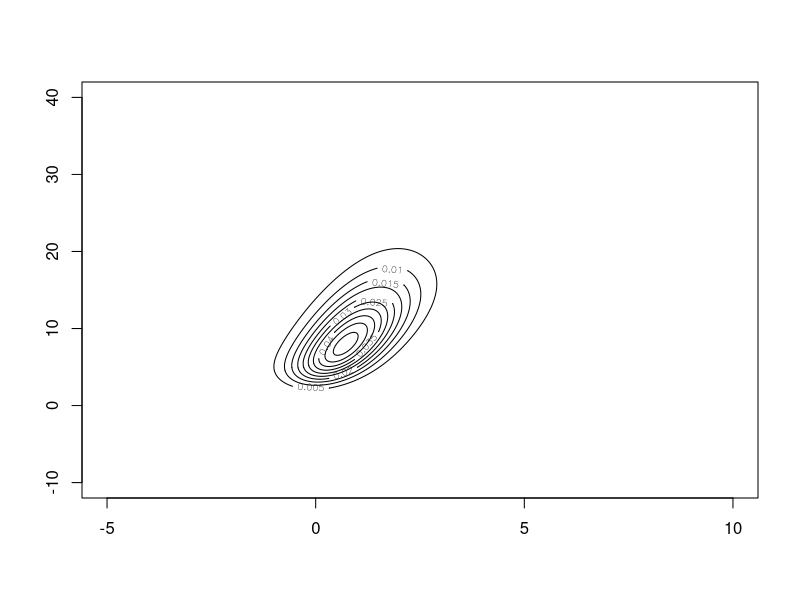
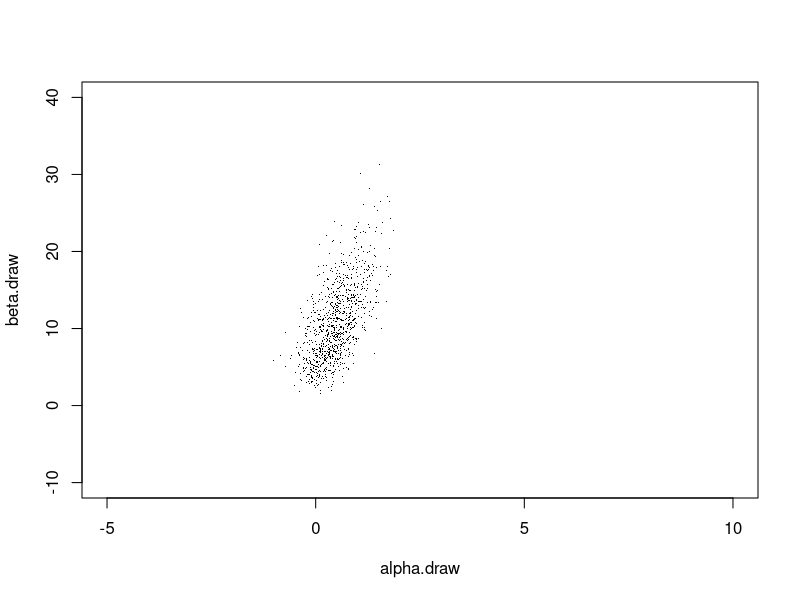
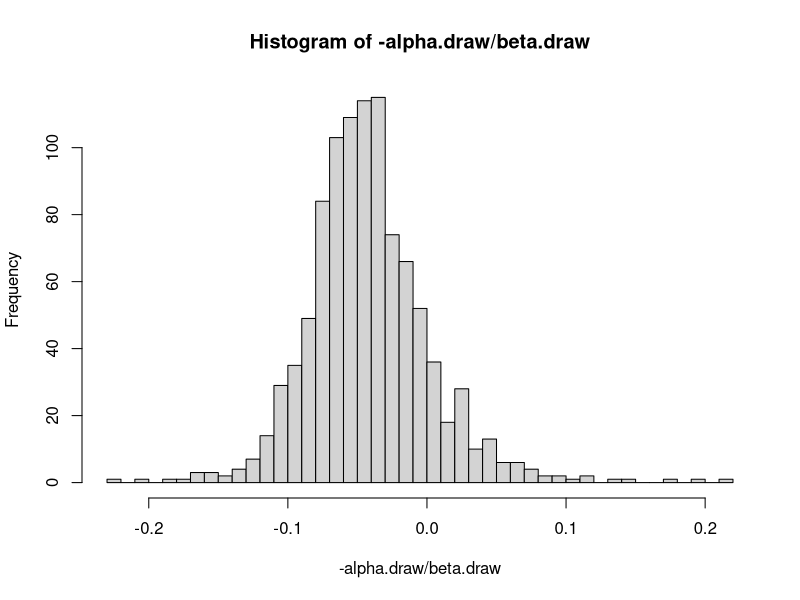
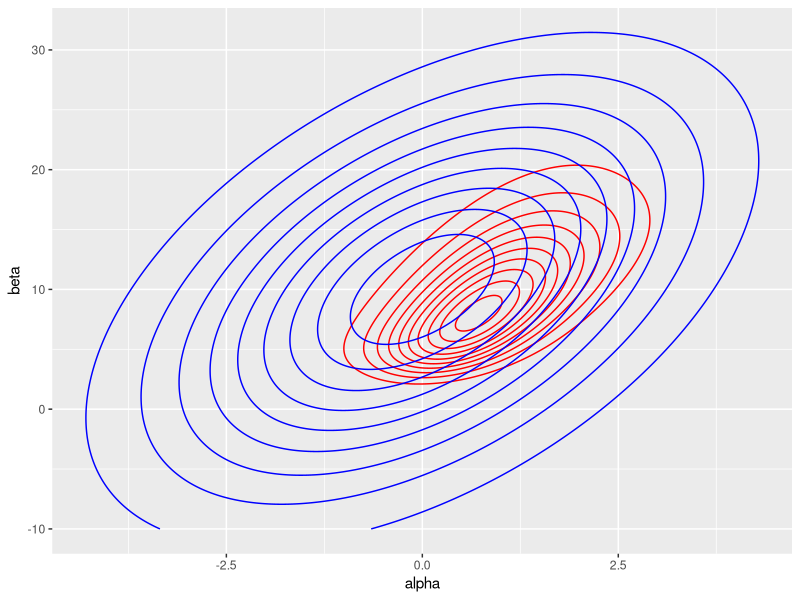
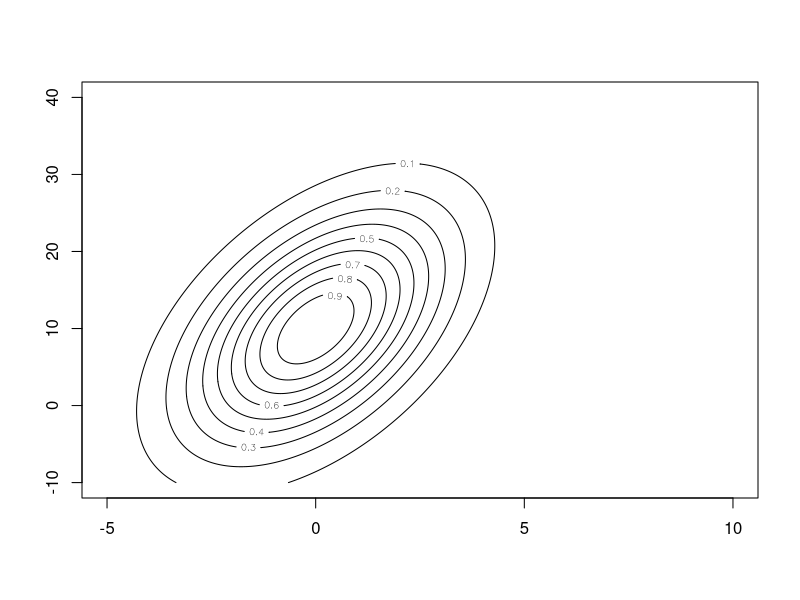
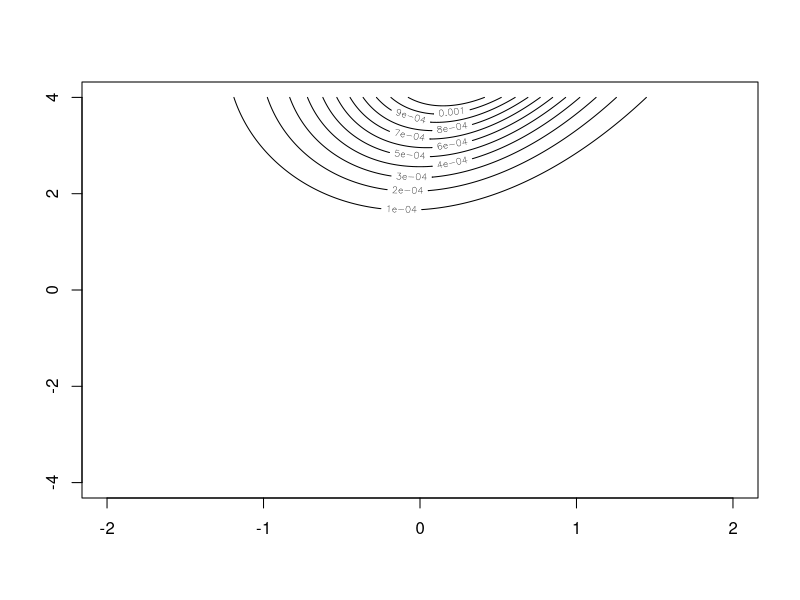

Source code (R) for these figures, in order:

bioassay <- data.frame(list(
  xi = c(-.86,-.30,-.05,.73),
  ni = c(5,5,5,5),
  yi = c(0,1,3,5)
  ))

model1 <- glm(cbind(yi,ni-yi)~xi, family =binomial(logit), data = bioassay)
summary(model1)

model2 <- glm(yi/ni~xi, weights = ni, family = binomial(logit), data = bioassay)
summary(model2)

prior <- function(alpha, beta) 
  exp(-2/3* (alpha^2/4+ (beta-10)^2/100- alpha*(beta-10)/20))

dens <- function(alpha,beta,y,n,x){
  p = 1
  for (i in 1:length(x)){
    t <- exp(alpha + beta*x[i])
    p = p* (t/(1+t))^y[i] * (1/(1+t))^(n[i]-y[i])
  }
  return (p)
}

post.unnorm <- function(alpha,beta,y=bioassay$yi,n= bioassay$ni,x=bioassay$xi) 
  prior(alpha,beta) * dens(alpha,beta,y,n,x)

alpha = seq (-5,10,length.out =1000); beta =seq(-10,40,length.out = 1000)
z = outer(alpha,beta, FUN=post.unnorm)
z <- z/(sum(z)*15/999*50/999)
contour(alpha,beta,z)

#simulate alpha, beta from posterior
alpha.mar <- rowSums(z)/sum(z)
alpha.draw <- sample(alpha,size = 1000,replace = T, prob = alpha.mar)
beta.draw <- numeric(1000)
for( i in 1:1000){
  beta.mar <- z[which(alpha == alpha.draw[i]),]/sum(z[which(alpha == alpha.draw[i]),])
  beta.draw[i] <- sample(beta,1,replace = T, prob = beta.mar)
}
alpha.draw <- jitter(alpha.draw,amount = 15/999)/2
beta.draw <- jitter(beta.draw, amount = 50/999/2) 
plot(alpha.draw,beta.draw,xlim = c(-5,10), ylim = c(-10,40) ,pch = ".")

sum(beta.draw>0)/1000

hist(-alpha.draw/beta.draw,breaks =50)

prior.m <- outer(alpha, beta, FUN = prior)
dat <- data.frame(list (alpha= rep(alpha,1000), beta= rep(beta, each= 1000),
                  post = as.vector(z), pri = as.vector(prior.m) ))
library(ggplot2)
ggplot(dat, aes(x= alpha, y =beta))+
  geom_contour(aes(z= post), col ="red", xlim= c(-5,10), ylim=c(-10,40))+
  geom_contour(aes(z= pri), col ="blue")
contour(alpha,beta,prior.m)





###########################################
###### Laplace approximation
#############################################################
#I = infomatrix(alpha, beta)
# N(MLE, I(MLE))

X <- matrix(c(rep(1,4),-0.86,-0.30,-.05,.73), ncol =2)
logit<-function(t) exp(t)/(1+exp(t))
beta.hat <- matrix(c(0.847,7.749))
W <- logit(X%*%beta.hat)
W <- W*(1-W)
I = t(X)%*%diag(as.vector(W))%*%X*5

solve(I)
### some mistake, not sure!!
dens1 <- function(alpha,beta,y,n,x){  
  t <- exp(alpha + beta*x)
  p = (t/(1+t))^y * (1/(1+t))^(n-y)
  return (p)
}
post.unnorm1 <- function(alpha,beta,y=bioassay$yi,n= bioassay$ni,x=bioassay$xi) 
  prior(alpha,beta) * prod(dens1(alpha,beta,y,n,x))
z <- function(alpha,beta){
  mat <- matrix(nrow = length(alpha), ncol =length(beta))
  for ( i in 1:length(alpha))
    for ( j in 1 :length(beta))
      mat[i,j]  <- post.unnorm(alpha[i],beta[j])
  return(mat)
}
alpha = seq (-2,2,0.005); beta =seq(-4,4,0.005)
mat <- z(alpha,beta)
contour(alpha,beta, z=mat)
